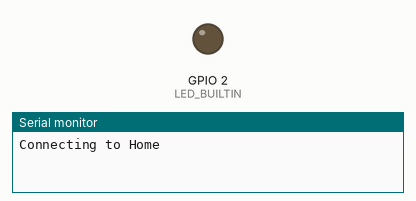
Recording of a sketch running on a simulated ESP32. Parts: output pins drawn as LEDs (lit = HIGH), the last lines printed to the serial monitor. WiFi joins after 1.5 s; servers stay silent unless stated; no MQTT or app messages arrive unless stated.

Above: at 0.1 s.
At 1.6 s:
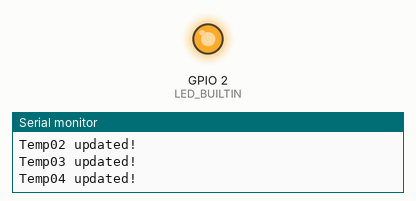
Timing chart, 0 to 3.1 s (numbered marks = the images above):
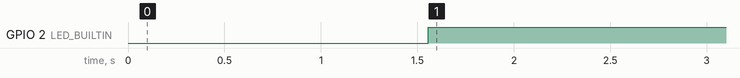

The sketch:

Wifi.ino
```cpp
/**
* (c) 2019 Can Tho University. All Rights Reserved.
*
* NOTE: change all setting in config.h
*
*/

#include "config.h"

WiFiClient client; // Create an ESP32/ESP8266 WiFiClient class to connect to the MQTT server.
Adafruit_MQTT_Client mqtt(&client, SERVER, PORT, CLIENT_ID, USERNAME, PASS); // Setup the MQTT client class by passing in the WiFi client and MQTT server and login details.
//PUBLISH
//NEEDED TO BE QOS0, SO WE CAN USE OUR QOS1 FUNCTION
Adafruit_MQTT_Publish availability = Adafruit_MQTT_Publish(&mqtt,LWT_TOPIC,MQTT_QOS_0);
Adafruit_MQTT_Publish temp01 = Adafruit_MQTT_Publish(&mqtt,TEMP1_FEED,MQTT_QOS_0);
Adafruit_MQTT_Publish temp02 = Adafruit_MQTT_Publish(&mqtt,TEMP2_FEED,MQTT_QOS_0);
Adafruit_MQTT_Publish temp03 = Adafruit_MQTT_Publish(&mqtt,TEMP3_FEED,MQTT_QOS_0);
Adafruit_MQTT_Publish temp04 = Adafruit_MQTT_Publish(&mqtt,TEMP4_FEED,MQTT_QOS_0);
//SUBCRIBE
//Adafruit_MQTT_Subscribe cmd1 = Adafruit_MQTT_Subscribe(&mqtt,CMD_FEED,MQTT_QOS_1);

unsigned long lastmillis=0;
///////////////////////////////////////MAIN FUNCTION/////////////////////////////////////
void setup() {
  Serial.begin(115200); //initialize communication with PC
  MQTT_init();
  Serial.println("Ready");

    publishNow(temp01,104,RETAIN,"Temp01 Failed!","Temp01 updated!");
    publishNow(temp02,206,RETAIN,"Temp02 Failed!","Temp02 updated!");
    publishNow(temp03,308,RETAIN,"Temp03 Failed!","Temp03 updated!");
    publishNow(temp04,409,RETAIN,"Temp04 Failed!","Temp04 updated!");
}//end setup

void loop() {
  MQTT_maintain();

}//end loop
```

MQTT.ino
```cpp
/*
 * (c) 2019 Can Tho University. All Rights Reserved.
 *
 * NOTE: change RFID setting in config.h
 *
 * CAUTION: must include config.h in the main .ino file
 */
void MQTT_init() {
  Wifi_begin();
  mqtt.will (LWT_TOPIC, LWT_PAYLOAD, MQTT_QOS_1, LWT_RETAIN); //Set up last will
  //mqtt.subscribe(&cmd1); // Set up MQTT subscriptions.

  MQTT_connect();
  lastmillis = millis();
  publishNow(availability,"online",RETAIN,"Status Failed to update!","Status updated!");

  pinMode(LED_BUILTIN,OUTPUT);
  digitalWrite(LED_BUILTIN,LOW);
}//end MQTT_init

void MQTT_maintain() {//keep the MQTT connection
    MQTT_connect(); //LED indicator integrated

    // Adjust PING time in seconds in Adafruit_MQTT.h:
    //#define MQTT_CONN_KEEPALIVE 60 --> Default to 1 minutes.
    if (((millis()-lastmillis)>PING_WAIT)) {//wait for PING_WAIT msecond before ping the server to keep the mqtt connection alive
      char pingCount=0;
      while (! mqtt.ping()) {if(pingCount++>PING_TIMES) mqtt.disconnect();return;}// if ping PING_TIMES times and failed then disconnect
      lastmillis = millis(); //ping sucess
    }//end if
}//end MQTT_maintain

void Wifi_begin() {
  // Connect to WiFi access point.
  Serial.println(); Serial.println();
  Serial.print(F("Connecting to "));
  Serial.print(WLAN_SSID);

  WiFi.begin(WLAN_SSID, WLAN_PASS);

  while (WiFi.status() != WL_CONNECTED) {
    delay(500);
    Serial.print(F("."));
  }//endif

  Serial.println(F("WiFi connected"));
  Serial.println(F("IP address: "));Serial.println(WiFi.localIP());
  Serial.println();
}//end wifi begin

//LED INDICATOR INTEGRATED INSIDE
void MQTT_connect() {// Ensure the connection to the MQTT server is alive (this will make the first connection and automatically reconnect when disconnected).

  if (mqtt.connected()) {digitalWrite(LED_BUILTIN,HIGH);return;} // Stop if already connected, turn on indicating LED

  digitalWrite(LED_BUILTIN,LOW); //if not connected, indicate by a LED
  Serial.println(F("Connecting to MQTT... "));
  int8_t ret;
  while ((ret = mqtt.connect()) != 0)  {         // connect will return 0 for connected
    Serial.println(mqtt.connectErrorString(ret));
    Serial.println(F("Retrying MQTT connection in 3 seconds..."));
    mqtt.disconnect();
    delay(3000);  // wait 3 seconds
  }//end while
  Serial.println(F("MQTT Connected!"));
}//end MQTT connect

//--------SELF CREATED QOS1 --make sure the packet made it to the broker
void publishNow(Adafruit_MQTT_Publish topicPub,const char* MQTTmessage, bool retained, const char* failed, const char* sucess) {
  char pub=1;
  while (!topicPub.publish(MQTTmessage,retained)) {Serial.println(F(failed));delay(PUB_WAIT);if (pub++>(PUB_RETRIES-1)) break;}
  if (pub<(PUB_RETRIES)) {Serial.println(F(sucess));}
}//end publishNow
void publishNow(Adafruit_MQTT_Publish topicPub,int MQTTmessage, bool retained, const char* failed, const char* sucess) {
  char pub=1;
  while (!topicPub.publish(MQTTmessage,retained)) {Serial.println(F(failed));delay(PUB_WAIT);if (pub++>(PUB_RETRIES-1)) break;}
  if (pub<(PUB_RETRIES)) {Serial.println(F(sucess));}
}//end publishNow
```

config.h
```cpp
/**
* (c) 2019 Can Tho University. All Rights Reserved.
*/
#ifndef _CONFIG_H
#define _CONFIG_H

//----------------------------------------------------------------
// MAIN LIBRARY - WILL NEED TO EDIT THIS SECTION FOR EVERY PROJECT
//----------------------------------------------------------------
//--- WIFI ------------------------------
#include <WiFi.h>
#include "Adafruit_MQTT.h"
#include "Adafruit_MQTT_Client.h"

//--------------------------------------------------------------
// WIFI ASSIGNING PROCEDURE
//--------------------------------------------------------------
//SSID DECLARATION
const char WLAN_SSID[]  PROGMEM = "Home";
const char WLAN_PASS[]  PROGMEM = "12345678";

TaskHandle_t TaskSub;
#define STACK 10000 //STACK size of the wifi task (in core0)
/******** MQTT Client Setup **********/
const char SERVER[]      PROGMEM = "io.adafruit.com"; //change it to your server
const int  PORT          PROGMEM =  1883;      // use 8883 for SSL - change it to your port
const char USERNAME[]    PROGMEM = "heatcontroller2019"; //change it to your username
const char PASS[]        PROGMEM = "36374516bd4246869ce62deac0924c15"; //change it to your password
const char CLIENT_ID[]   PROGMEM = "HC01";

const char LWT_TOPIC[]   PROGMEM = "heatcontroller2019/feeds/availability"; //change it to your last will topic
const char LWT_PAYLOAD[] PROGMEM = "offline";
const char LWT_RETAIN    PROGMEM =  1;   //The broker will store the last message as the last known good value if this flag is on
#define    RETAIN                  true  //The broker will store the last message as the last known good value
#define    NO_RETAIN               false //The broker will not store the last message as the last known good value
const char PUB_RETRIES     PROGMEM = 10;
const char PUB_WAIT        PROGMEM = 700;
//MQTT_CONN_KEEPALIVE is defined inside the Adafruit_MQTT.h (default 5 minutes) --> need to change to 15 min (900)
//CLEAN_SESSION is defined as TRUE as always clean the session

const char TEMP1_FEED[]   PROGMEM = "heatcontroller2019/feeds/temp01"; //command feed, chang it to yours
const char TEMP2_FEED[]   PROGMEM = "heatcontroller2019/feeds/temp02"; //command feed, chang it to yours
const char TEMP3_FEED[]   PROGMEM = "heatcontroller2019/feeds/temp03"; //command feed, chang it to yours
const char TEMP4_FEED[]   PROGMEM = "heatcontroller2019/feeds/temp04"; //command feed, chang it to yours

const int  PING_WAIT            PROGMEM = 55000;
const char PING_TIMES           PROGMEM = 10;

//--------------------------------------------------------------
// PIN ASSIGNING AND CONSTANT DECLARATION PROCEDURE
//--------------------------------------------------------------

#endif //_CONFIG_H
```

Measured:
- by itself, GPIO 2 (LED_BUILTIN): LOW → HIGH at 1.6 s
